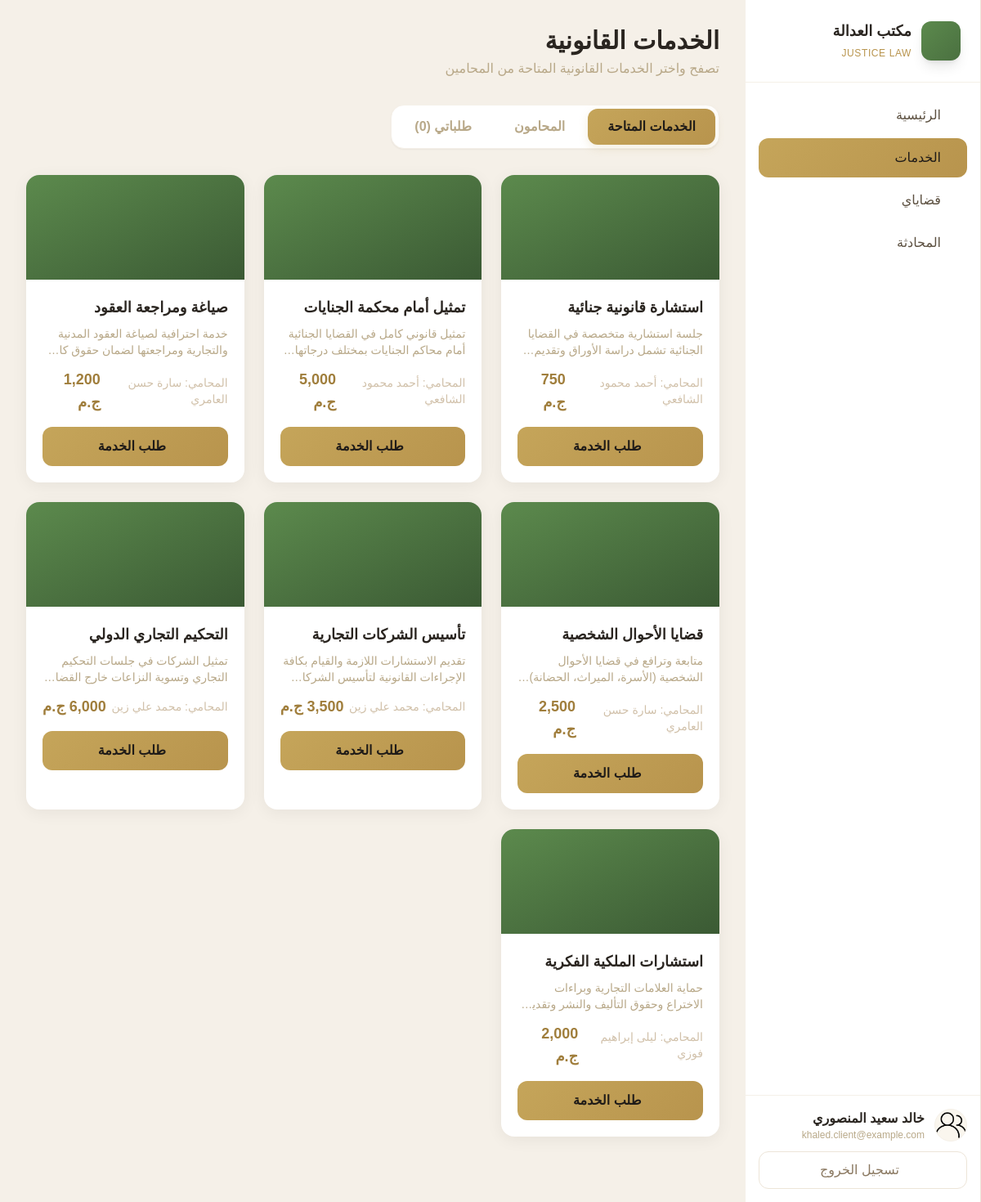
The app's page /pages/client/marketplace.php (signed in) with its own data.
### tables this page shows
CREATE TABLE IF NOT EXISTS services (
    id INT AUTO_INCREMENT PRIMARY KEY,
    lawyer_id INT NOT NULL,
    lawyer_name VARCHAR(255) NOT NULL,
    name VARCHAR(255) NOT NULL,
    description TEXT,
    price DECIMAL(10,2) NOT NULL,
    status ENUM('published', 'draft') DEFAULT 'published',
    created_at TIMESTAMP DEFAULT CURRENT_TIMESTAMP,
    FOREIGN KEY (lawyer_id) REFERENCES users(id) ON DELETE CASCADE
);

CREATE TABLE IF NOT EXISTS users (
    id INT AUTO_INCREMENT PRIMARY KEY,
    name VARCHAR(255) NOT NULL,
    email VARCHAR(255) NOT NULL UNIQUE,
    password VARCHAR(255) NOT NULL,
    role ENUM('client', 'lawyer') NOT NULL,
    remember_token VARCHAR(255) DEFAULT NULL,
    created_at TIMESTAMP DEFAULT CURRENT_TIMESTAMP
);

### includes/auth.php (called while the page is built, shortened)
<?php
function getUser() {
    return [
        "id" => $_SESSION["user_id"] ?? null,
        "name" => $_SESSION["user_name"] ?? null,
        "email" => $_SESSION["user_email"] ?? null,
        "role" => $_SESSION["user_role"] ?? null,
    ];
}

### pages/client/marketplace.php (the view, shortened to what this page needs)
<?php
require_once __DIR__ . "/../../includes/auth.php";
$conn = getDb();
$user = getUser();
$currentPage = "marketplace";
$services = $conn->query("SELECT s.*, u.name as lawyer_name FROM services s JOIN users u ON s.lawyer_id = u.id WHERE s.status = 'published' ORDER BY s.created_at DESC");
$stmt = $conn->prepare("SELECT sr.*, s.name as service_name, u.name as lawyer_name FROM service_requests sr JOIN services s ON sr.service_id = s.id JOIN users u ON sr.lawyer_id = u.id WHERE sr.client_id = ? ORDER BY sr.created_at DESC");
$stmt->bind_param("i", $user["id"]);
$stmt->execute();
$myRequests = $stmt->get_result();
include __DIR__ . "/../../includes/header.php";
?>
<div class="p-6 lg:p-8">
    <div class="mb-8">
        <h1 class="text-2xl lg:text-3xl font-bold text-dark-700">الخدمات القانونية</h1>
        <p class="text-noble-600 mt-1">تصفح واختر الخدمات القانونية المتاحة من المحامين</p>
    </div>
    <div class="flex items-center gap-1 mb-8 bg-white p-1 rounded-2xl w-fit shadow-sm border border-noble-200">
        <button onclick="switchTab('available')" id="tab-available" class="px-6 py-2.5 rounded-xl font-semibold transition-all duration-300 active-tab">
            الخدمات المتاحة
        </button>
        <button onclick="switchTab('lawyers')" id="tab-lawyers" class="px-6 py-2.5 rounded-xl font-semibold transition-all duration-300 text-noble-600 hover:bg-noble-50">
            المحامون
        </button>
        <button onclick="switchTab('my-requests')" id="tab-my-requests" class="px-6 py-2.5 rounded-xl font-semibold transition-all duration-300 text-noble-600 hover:bg-noble-50">
            طلباتي (<?= $myRequests->num_rows ?>)
        </button>
    </div>
    <div id="content-available" class="tab-content">
        <div class="grid grid-cols-1 md:grid-cols-2 lg:grid-cols-3 gap-6 mb-12">
            <?php if ($services->num_rows > 0): ?>
                <?php while ($s = $services->fetch_assoc()): ?>
                <div class="card overflow-hidden">
                    <div class="h-32 bg-gradient-to-br from-justice-500 to-justice-700 flex items-center justify-center">
                    </div>
                    <div class="p-5">
                        <h3 class="text-lg font-bold text-dark-700 mb-2"><?= htmlspecialchars($s["name"]) ?></h3>
                        <p class="text-noble-600 text-sm mb-3 line-clamp-2"><?= htmlspecialchars($s["description"]) ?></p>
                        <div class="flex items-center justify-between mb-4">
                            <span class="text-sm text-noble-500">المحامي: <?= htmlspecialchars($s["lawyer_name"]) ?></span>
                            <span class="text-lg font-bold text-gold-600"><?= number_format($s["price"]) ?> ج.م</span>
                        </div>
                        <button
                            data-id="<?= $s['id'] ?>"
                            data-lawyer="<?= $s['lawyer_id'] ?>"
                            data-name="<?= htmlspecialchars($s['name']) ?>"
                            onclick="openRequestModal(this)"
                            class="btn-primary w-full flex items-center justify-center gap-2">
                            طلب الخدمة
                        </button>
                    </div>
                </div>
                <?php endwhile; ?>
            <?php endif; ?>
        </div>
    </div>
</div>
<?php include __DIR__ . "/../../includes/footer.php"; ?>

### includes/header.php (shortened to what this page needs)
<?php
require_once __DIR__ . "/auth.php";
$user = getUser();
$currentPage = $currentPage ?? "dashboard";
?>
<!DOCTYPE html>
<html lang="ar" dir="rtl">
<head>
    <script src="https://cdn.tailwindcss.com"></script>
</head>
<body class="min-h-screen bg-noble-200">
            <?php include __DIR__ . "/sidebar-menu.php"; ?>
    <aside class="hidden lg:flex flex-col fixed right-0 top-0 bottom-0 w-72 bg-white border-r border-noble-300 z-40">
        <div class="p-6 border-b border-noble-200">
            <a href="<?= SITE_URL ?>" class="flex items-center gap-3">
                <div class="w-12 h-12 rounded-xl bg-gradient-to-br from-justice-500 to-justice-600 flex items-center justify-center shadow-lg">
                </div>
                <div>
                    <span class="font-bold text-lg text-dark-700 block">مكتب العدالة</span>
                    <span class="text-xs text-gold-500 tracking-wider">JUSTICE LAW</span>
                </div>
            </a>
        </div>
        <nav class="flex-1 p-4 space-y-1 overflow-y-auto">
            <?php include __DIR__ . "/sidebar-menu.php"; ?>
        </nav>
        <div class="p-4 border-t border-noble-200">
            <div class="flex items-center gap-3 mb-3">
                <div class="w-10 h-10 rounded-full overflow-hidden flex items-center justify-center bg-noble-100 border border-noble-200">
                    <img src="<?= SITE_URL ?>/assets/images/user.png" alt="Avatar" class="w-full h-full object-cover">
                </div>
                <div class="flex-1 min-w-0">
                    <p class="font-semibold text-dark-700 truncate"><?= $user['name'] ?? 'مستخدم' ?></p>
                    <p class="text-xs text-noble-600 truncate"><?= $user['email'] ?? '' ?></p>
                </div>
            </div>
            <a href="<?= SITE_URL ?>/actions/logout.php" class="flex items-center justify-center gap-2 w-full py-2.5 rounded-xl border border-noble-300 text-noble-700 hover:bg-noble-100 transition-colors">
                تسجيل الخروج
            </a>
        </div>
    </aside>
    <main class="lg:mr-72 pt-16 lg:pt-0 min-h-screen">

### includes/sidebar-menu.php (shortened to what this page needs)
<?php
$currentPage = $currentPage ?? "";
$clientLinks = [
    'dashboard' => ['icon' => 'lucide:layout-dashboard', 'label' => 'الرئيسية', 'url' => SITE_URL . '/pages/client/dashboard.php'],
    'marketplace' => ['icon' => 'lucide:store', 'label' => 'الخدمات', 'url' => SITE_URL . '/pages/client/marketplace.php'],
    'cases' => ['icon' => 'lucide:briefcase', 'label' => 'قضاياي', 'url' => SITE_URL . '/pages/client/cases.php'],
    'chat' => ['icon' => 'lucide:message-circle', 'label' => 'المحادثة', 'url' => SITE_URL . '/pages/client/chat.php'],
];
$lawyerLinks = [
    'dashboard' => ['icon' => 'lucide:layout-dashboard', 'label' => 'الرئيسية', 'url' => SITE_URL . '/pages/lawyer/dashboard.php'],
    'marketplace' => ['icon' => 'lucide:store', 'label' => 'الخدمات', 'url' => SITE_URL . '/pages/lawyer/marketplace.php'],
    'cases' => ['icon' => 'lucide:briefcase', 'label' => 'القضايا', 'url' => SITE_URL . '/pages/lawyer/cases.php'],
    'chat' => ['icon' => 'lucide:message-circle', 'label' => 'المحادثة', 'url' => SITE_URL . '/pages/lawyer/chat.php'],
    'clients' => ['icon' => 'lucide:users', 'label' => 'العملاء', 'url' => SITE_URL . '/pages/lawyer/clients.php'],
];
$role = $_SESSION['user_role'] ?? 'client';
$links = $role === 'lawyer' ? $lawyerLinks : $clientLinks;
?>
<div class="space-y-1">
    <?php foreach ($links as $key => $link): ?>
        <a href="<?= $link['url'] ?>" class="nav-link <?= $key === $currentPage ? 'active' : '' ?>">
            <?= $link['label'] ?>
        </a>
    <?php endforeach; ?>
</div>

### includes/footer.php (shortened to what this page needs)
</main>
</body>
</html>

### includes/header.php (style rules this page uses)
* { box-sizing: border-box; }
html { scroll-behavior: smooth; }
body { font-family: 'IBM Plex Sans Arabic', sans-serif; background-color: #F5F0E8; }
.card { background: white; border-radius: 16px; box-shadow: 0 4px 20px rgba(0,0,0,0.06); transition: all 0.3s ease; }
.btn-primary { background: linear-gradient(135deg, #C5A55A 0%, #B8944D 100%); color: #1F1B18; padding: 12px 24px; border-radius: 12px; font-weight: 600; transition: all 0.3s ease; }
.nav-link { padding: 12px 20px; border-radius: 12px; color: #5C5040; font-weight: 500; transition: all 0.3s ease; display: flex; align-items: center; gap: 12px; }
.nav-link.active { background: linear-gradient(135deg, #C5A55A 0%, #B8944D 100%); color: #1F1B18; }

### pages/client/marketplace.php (style rules this page uses)
.active-tab { background: linear-gradient(135deg, #C5A55A 0%, #B8944D 100%); color: #1F1B18; box-shadow: 0 4px 12px rgba(197, 165, 90, 0.2); }

### records on screen
services: name "استشارة قانونية جنائية", description "جلسة استشارية متخصصة في القضايا الجنائية تشمل دراسة الأوراق…", lawyer.name "أحمد محمود الشافعي", price "750"
services: name "تمثيل أمام محكمة الجنايات", description "تمثيل قانوني كامل في القضايا الجنائية أمام محاكم الجنايات بمختلف…", lawyer.name "أحمد محمود الشافعي", price "5,000"
services: name "صياغة ومراجعة العقود", description "خدمة احترافية لصياغة العقود المدنية والتجارية ومراجعتها لضمان حقوق…", lawyer.name "سارة حسن العامري", price "1,200"
services: name "قضايا الأحوال الشخصية", description "متابعة وترافع في قضايا الأحوال الشخصية (الأسرة، الميراث،…", lawyer.name "سارة حسن العامري", price "2,500"
services: name "تأسيس الشركات التجارية", description "تقديم الاستشارات اللازمة والقيام بكافة الإجراءات القانونية لتأسيس…", lawyer.name "محمد علي زين", price "3,500"
services: name "التحكيم التجاري الدولي", description "تمثيل الشركات في جلسات التحكيم التجاري وتسوية النزاعات خارج…", lawyer.name "محمد علي زين", price "6,000"
services: name "استشارات الملكية الفكرية", description "حماية العلامات التجارية وبراءات الاختراع وحقوق التأليف والنشر…", lawyer.name "ليلى إبراهيم فوزي", price "2,000"

### other values on screen
$link['label'] "الرئيسية"
$link['label'] "الخدمات"
$link['label'] "قضاياي"
$link['label'] "المحادثة"
$user['name'] "خالد سعيد المنصوري"
$user['email'] "khaled.client@example.com"
$myRequests->num_rows "0"
